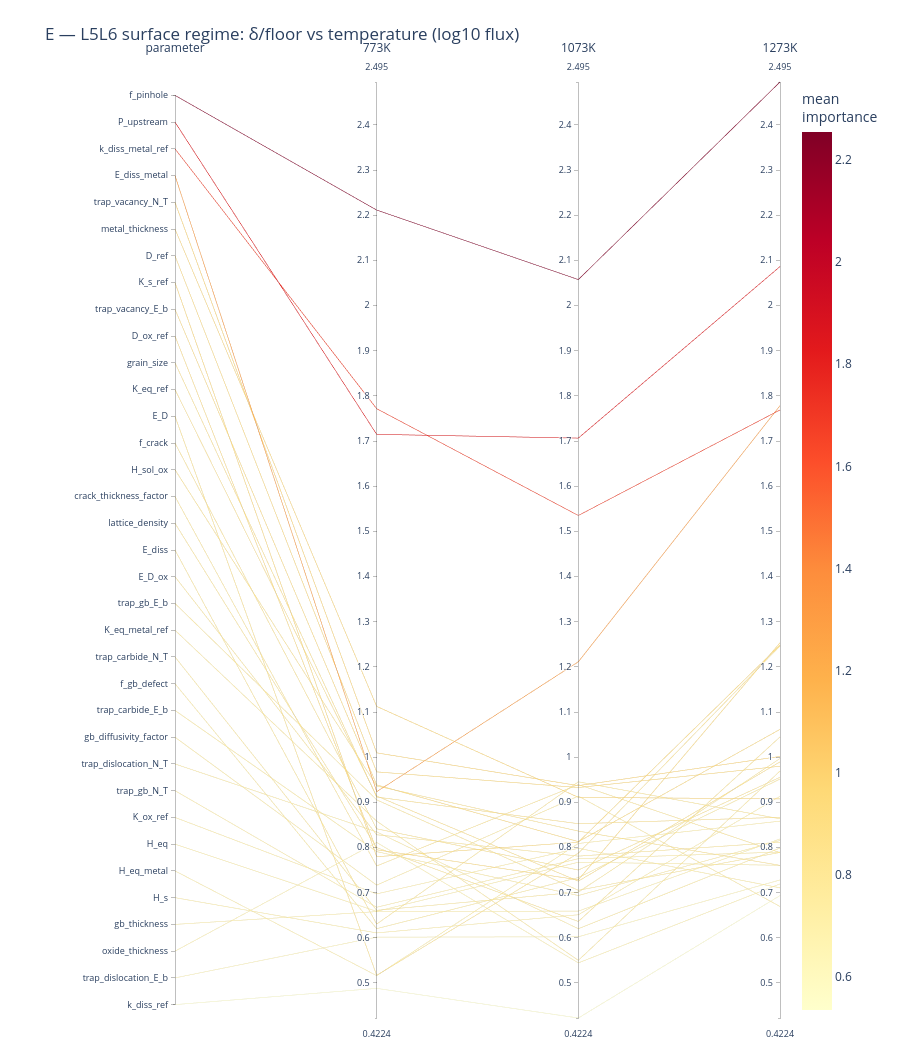
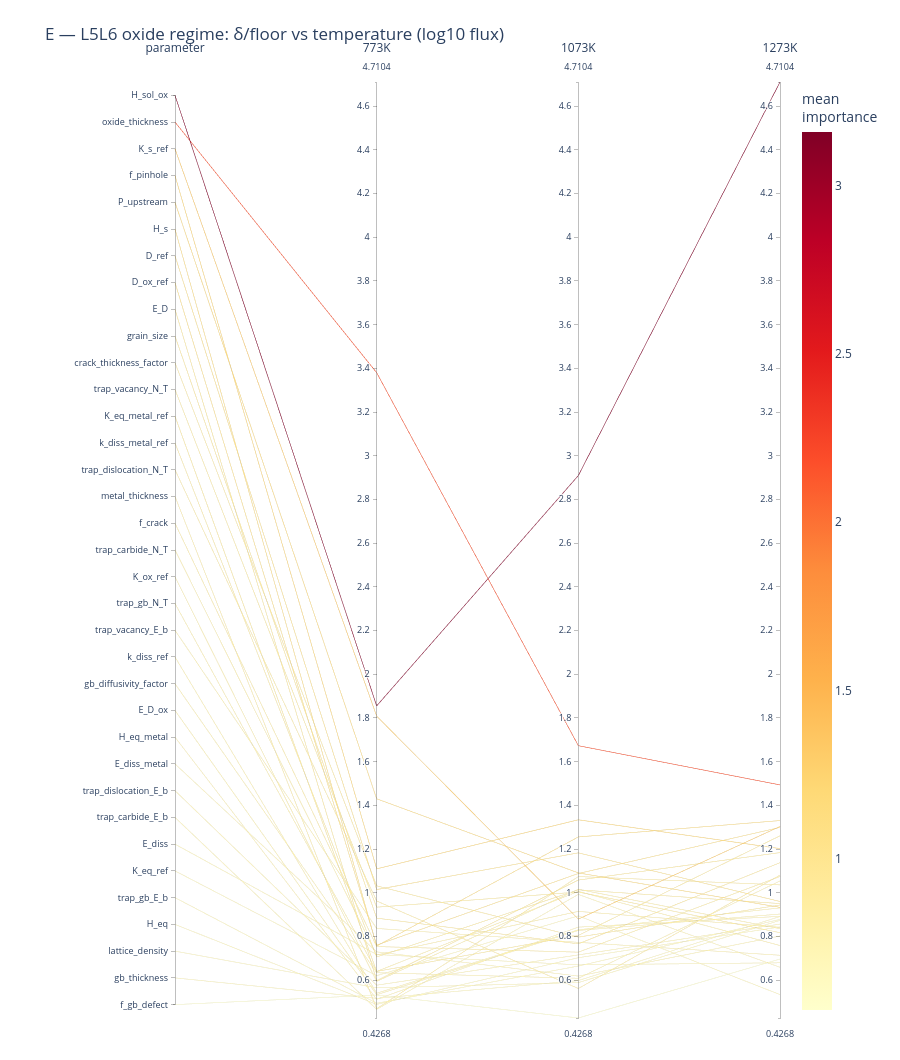

Write notebook code for charts like these, in order.
### Markdown cell above
## E — δ/floor shift across temperature

One plot per regime. Each line is a **parameter**; axes are the three temperatures; height =
`delta_over_floor` for log10(flux).

A line rising steeply left to right is a parameter that only becomes resolvable at high
temperature. Lines hugging 1.0 across all three are noise at every temperature.

### Code cell
figsE = {}
for r in REGIMES:
    sub  = routeB[(routeB.metric == 'flux') & (routeB.regime == r)]
    matE = sub.pivot(index='parameter', columns='temperature_K', values='delta_over_floor')
    matE.columns = [f'{int(c)}K' for c in matE.columns]
    matE = matE.reset_index()
    tcols = tuple(f'{int(t)}K' for t in TEMPS)
    figsE[r] = parallel_coordinates_sensitivity(
        matE, regimes=tcols,
        title=f'E — L5L6 {r} regime: δ/floor vs temperature (log10 flux)',
        save_html=os.path.join(FIG_DIR, f'pcp_E_vs_T_{r}.html'))
    best = matE.set_index('parameter')[list(tcols)].max(axis=1).nlargest(3)
    print(f"{r:8s} top-3 by best δ/floor: {best.round(2).to_dict()}")

for r in REGIMES:
    figsE[r].show()

### Figure 1 — Plotly figure (JSON) as saved in the notebook; plotly's stock layout.template omitted (floating-point values rounded to 4 significant figures)
{"data": [{"dimensions": [{"label": "parameter", "range": [-0.5, 34.5], "ticktext": ["f_pinhole", "P_upstream", "k_diss_metal_ref", "E_diss_metal", "trap_vacancy_N_T", "metal_thickness", "D_ref", "K_s_ref", "trap_vacancy_E_b", "D_ox_ref", "grain_size", "K_eq_ref", "E_D", "f_crack", "H_sol_ox", "crack_thickness_factor", "lattice_density", "E_diss", "E_D_ox", "trap_gb_E_b", "K_eq_metal_ref", "trap_carbide_N_T", "f_gb_defect", "trap_carbide_E_b", "gb_diffusivity_factor", "trap_dislocation_N_T", "trap_gb_N_T", "K_ox_ref", "H_eq", "H_eq_metal", "H_s", "gb_thickness", "oxide_thickness", "trap_dislocation_E_b", "k_diss_ref"], "tickvals": [34, 33, 32, 31, 30, 29, 28, 27, 26, 25, 24, 23, 22, 21, 20, 19, 18, 17, 16, 15, 14, 13, 12, 11, 10, 9, 8, 7, 6, 5, 4, 3, 2, 1, 0], "values": [34, 33, 32, 31, 30, 29, 28, 27, 26, 25, 24, 23, 22, 21, 20, 19, 18, 17, 16, 15, 14, 13, 12, 11, 10, 9, 8, 7, 6, 5, 4, 3, 2, 1, 0]}, {"label": "773K", "range": [0.4224, 2.495], "values": [2.211, 1.715, 1.772, 0.9235, 1.01, 1.112, 0.9674, 0.7795, 0.9387, 0.7949, 0.9117, 0.914, 0.5169, 0.8414, 0.9362, 0.7591, 0.7998, 0.6304, 0.8282, 0.9055, 0.8584, 0.6609, 0.6202, 0.7908, 0.7166, 0.8346, 0.6676, 0.6972, 0.6586, 0.5162, 0.6108, 0.658, 0.8112, 0.6015, 0.4881]}, {"label": "1073K", "range": [0.4224, 2.495], "values": [2.058, 1.707, 1.535, 1.211, 0.937, 0.9111, 0.9327, 0.8119, 0.8129, 0.7284, 0.8527, 0.7254, 0.7873, 0.7501, 0.8364, 0.9393, 0.6362, 0.9454, 0.7809, 0.7053, 0.5501, 0.7012, 0.7334, 0.6936, 0.9138, 0.6201, 0.7752, 0.7983, 0.7674, 0.8089, 0.6511, 0.6591, 0.5445, 0.6023, 0.4224]}, {"label": "1273K", "range": [0.4224, 2.495], "values": [2.495, 2.086, 1.769, 1.778, 1.002, 0.9077, 0.9798, 1.248, 1.062, 1.253, 0.8668, 0.9896, 1.246, 0.9555, 0.7605, 0.7885, 1.045, 0.8636, 0.8115, 0.789, 0.9693, 0.9969, 0.9515, 0.8154, 0.6693, 0.7988, 0.7899, 0.7106, 0.7606, 0.8583, 0.9134, 0.8189, 0.7193, 0.7281, 0.6935]}], "labelangle": 0, "labelfont": {"size": 12}, "labelside": "top", "line": {"color": [2.255, 1.836, 1.692, 1.304, 0.9827, 0.977, 0.96, 0.9466, 0.9377, 0.9255, 0.8771, 0.8763, 0.8502, 0.849, 0.8444, 0.8289, 0.8269, 0.8131, 0.8069, 0.7999, 0.7926, 0.7863, 0.7684, 0.7666, 0.7666, 0.7512, 0.7442, 0.7354, 0.7289, 0.7278, 0.7251, 0.712, 0.6917, 0.6439, 0.5347], "colorbar": {"title": {"text": "mean<br>importance"}}, "colorscale": [[0, "rgb(255,255,204)"], [0.125, "rgb(255,237,160)"], [0.25, "rgb(254,217,118)"], [0.375, "rgb(254,178,76)"], [0.5, "rgb(253,141,60)"], [0.625, "rgb(252,78,42)"], [0.75, "rgb(227,26,28)"], [0.875, "rgb(189,0,38)"], [1, "rgb(128,0,38)"]], "showscale": true}, "rangefont": {"size": 9}, "tickfont": {"size": 9}, "type": "parcoords"}], "layout": {"font": {"size": 12}, "height": 1060, "margin": {"b": 40, "l": 175, "r": 120, "t": 80}, "title": {"text": "E — L5L6 surface regime: δ/floor vs temperature (log10 flux)"}}}

### Figure 2 — Plotly figure (JSON) as saved in the notebook; plotly's stock layout.template omitted (floating-point values rounded to 4 significant figures)
{"data": [{"dimensions": [{"label": "parameter", "range": [-0.5, 34.5], "ticktext": ["H_sol_ox", "oxide_thickness", "K_s_ref", "f_pinhole", "P_upstream", "H_s", "D_ref", "D_ox_ref", "E_D", "grain_size", "crack_thickness_factor", "trap_vacancy_N_T", "K_eq_metal_ref", "k_diss_metal_ref", "trap_dislocation_N_T", "metal_thickness", "f_crack", "trap_carbide_N_T", "K_ox_ref", "trap_gb_N_T", "trap_vacancy_E_b", "k_diss_ref", "gb_diffusivity_factor", "E_D_ox", "H_eq_metal", "E_diss_metal", "trap_dislocation_E_b", "trap_carbide_E_b", "E_diss", "K_eq_ref", "trap_gb_E_b", "H_eq", "lattice_density", "gb_thickness", "f_gb_defect"], "tickvals": [34, 33, 32, 31, 30, 29, 28, 27, 26, 25, 24, 23, 22, 21, 20, 19, 18, 17, 16, 15, 14, 13, 12, 11, 10, 9, 8, 7, 6, 5, 4, 3, 2, 1, 0], "values": [34, 33, 32, 31, 30, 29, 28, 27, 26, 25, 24, 23, 22, 21, 20, 19, 18, 17, 16, 15, 14, 13, 12, 11, 10, 9, 8, 7, 6, 5, 4, 3, 2, 1, 0]}, {"label": "773K", "range": [0.4268, 4.71], "values": [1.855, 3.38, 1.808, 1.109, 1.43, 0.7563, 1.015, 0.7605, 0.5977, 0.8839, 1.032, 0.934, 0.64, 0.7063, 0.9622, 0.4691, 0.7538, 0.7153, 0.5947, 0.6399, 0.8367, 0.5402, 0.634, 0.5334, 0.5123, 0.7294, 0.577, 0.4663, 0.7173, 0.6207, 0.4944, 0.4891, 0.5651, 0.5166, 0.5319]}, {"label": "1073K", "range": [0.4268, 4.71], "values": [2.909, 1.673, 0.8795, 1.334, 1.091, 1.255, 1.183, 1.088, 1.058, 0.7661, 0.797, 1.003, 0.8047, 1.013, 0.5619, 1.074, 0.7281, 0.9147, 1.016, 1.006, 0.7731, 0.8304, 0.6086, 0.8276, 0.8428, 0.6187, 0.7156, 0.9924, 0.6701, 0.8943, 0.6645, 0.7027, 0.5887, 0.598, 0.4268]}, {"label": "1273K", "range": [0.4268, 4.71], "values": [4.71, 1.494, 1.303, 1.202, 0.9333, 1.33, 0.9601, 1.299, 1.184, 1.138, 0.944, 0.8173, 1.261, 0.9506, 1.081, 1.036, 1.075, 0.8419, 0.8355, 0.7585, 0.7139, 0.9307, 1.054, 0.9027, 0.892, 0.8022, 0.8566, 0.6589, 0.6795, 0.534, 0.8781, 0.8436, 0.8736, 0.8914, 0.6966]}], "labelangle": 0, "labelfont": {"size": 12}, "labelside": "top", "line": {"color": [3.158, 2.182, 1.33, 1.215, 1.151, 1.114, 1.052, 1.049, 0.9465, 0.9292, 0.9242, 0.9182, 0.9018, 0.8901, 0.8682, 0.8598, 0.8521, 0.8239, 0.8153, 0.8016, 0.7746, 0.7671, 0.7655, 0.7545, 0.749, 0.7168, 0.7164, 0.7059, 0.689, 0.683, 0.679, 0.6785, 0.6758, 0.6687, 0.5518], "colorbar": {"title": {"text": "mean<br>importance"}}, "colorscale": [[0, "rgb(255,255,204)"], [0.125, "rgb(255,237,160)"], [0.25, "rgb(254,217,118)"], [0.375, "rgb(254,178,76)"], [0.5, "rgb(253,141,60)"], [0.625, "rgb(252,78,42)"], [0.75, "rgb(227,26,28)"], [0.875, "rgb(189,0,38)"], [1, "rgb(128,0,38)"]], "showscale": true}, "rangefont": {"size": 9}, "tickfont": {"size": 9}, "type": "parcoords"}], "layout": {"font": {"size": 12}, "height": 1060, "margin": {"b": 40, "l": 175, "r": 120, "t": 80}, "title": {"text": "E — L5L6 oxide regime: δ/floor vs temperature (log10 flux)"}}}
